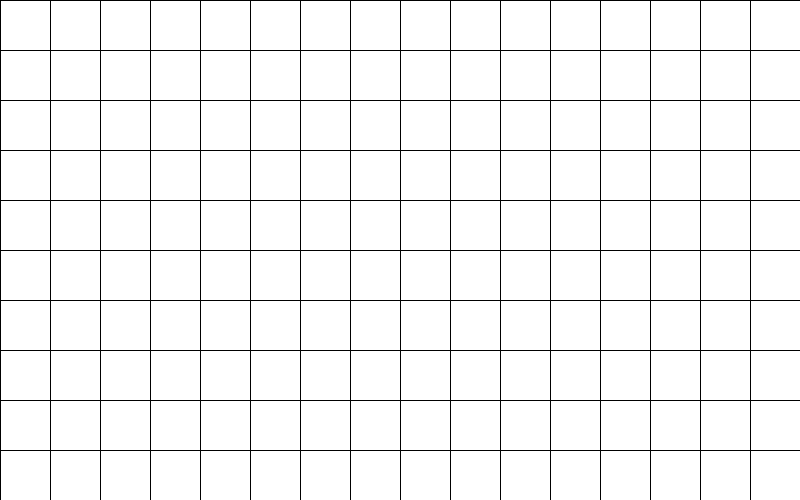
Frame 1 (no input)
Frame 60 (the mouse pressed at the canvas centre just before this capture): identical to frame 1, image omitted
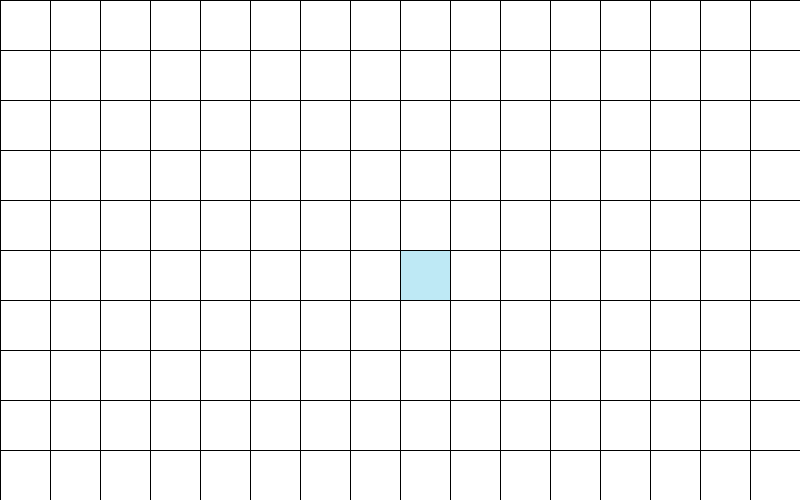
Frame 120 (the mouse held since frame 60 and released just before this capture)

The Processing sketch that drew these frames (run headless with seeded random() and noise(); from frame 60 on, the mouse is pressed at the canvas centre):

// Processing sketch: week06_1
// ── week06_1.pde
//week06-1 好玩的程式設計
void setup(){
  size(800,500);
}
int [][] a = new int[10][16]; //java的陣列寫法,和C++不同
void mousePressed(){
  int i = mouseY/50, j = mouseX/50;
  a[i][j] = 1;
}
void draw(){
  for (int i=0; i<10; i++){
    for (int j=0; j<16; j++){
     if ( a[i][j]==1 )  fill(#BEE9F5); //若陣列有值，設藍色
     else fill(255); //沒有值，設白色
     rect( j*50, i*50, 50, 50);
    }
  }
}
